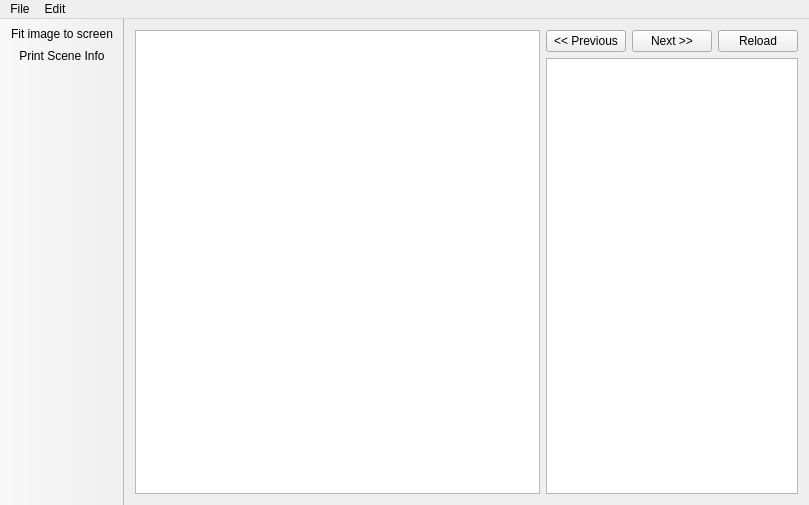
<?xml version="1.0" encoding="UTF-8"?>
<ui version="4.0">
 <class>MainWindow</class>
 <widget class="QMainWindow" name="MainWindow">
  <property name="geometry">
   <rect>
    <x>0</x>
    <y>0</y>
    <width>809</width>
    <height>505</height>
   </rect>
  </property>
  <property name="windowTitle">
   <string>Privacy Editor</string>
  </property>
  <widget class="QWidget" name="centralWidget">
   <layout class="QHBoxLayout" name="horizontalLayout_2" stretch="4,1">
    <item>
     <widget class="QGraphicsView" name="graphicsView">
      <property name="mouseTracking">
       <bool>false</bool>
      </property>
      <property name="acceptDrops">
       <bool>false</bool>
      </property>
      <property name="alignment">
       <set>Qt::AlignLeading|Qt::AlignLeft|Qt::AlignTop</set>
      </property>
      <property name="viewportUpdateMode">
       <enum>QGraphicsView::MinimalViewportUpdate</enum>
      </property>
      <property name="rubberBandSelectionMode">
       <enum>Qt::IntersectsItemBoundingRect</enum>
      </property>
     </widget>
    </item>
    <item>
     <layout class="QVBoxLayout" name="verticalLayout">
      <item>
       <layout class="QHBoxLayout" name="horizontalLayout">
        <item>
         <widget class="QPushButton" name="btnPrev">
          <property name="text">
           <string>&lt;&lt; Previous</string>
          </property>
         </widget>
        </item>
        <item>
         <widget class="QPushButton" name="btnNext">
          <property name="text">
           <string>Next &gt;&gt;</string>
          </property>
         </widget>
        </item>
        <item>
         <widget class="QPushButton" name="btnReload">
          <property name="text">
           <string>Reload</string>
          </property>
         </widget>
        </item>
       </layout>
      </item>
      <item>
       <widget class="QListView" name="listView">
        <property name="viewMode">
         <enum>QListView::ListMode</enum>
        </property>
        <property name="uniformItemSizes">
         <bool>true</bool>
        </property>
        <property name="selectionRectVisible">
         <bool>false</bool>
        </property>
       </widget>
      </item>
     </layout>
    </item>
   </layout>
  </widget>
  <widget class="QMenuBar" name="menuBar">
   <property name="geometry">
    <rect>
     <x>0</x>
     <y>0</y>
     <width>809</width>
     <height>26</height>
    </rect>
   </property>
   <widget class="QMenu" name="menuOpen_image">
    <property name="title">
     <string>File</string>
    </property>
    <addaction name="actionOpen_folder"/>
    <addaction name="separator"/>
    <addaction name="actionQuit"/>
   </widget>
   <widget class="QMenu" name="menuEdit">
    <property name="title">
     <string>Edit</string>
    </property>
    <addaction name="actionFit_image_to_screen"/>
   </widget>
   <addaction name="menuOpen_image"/>
   <addaction name="menuEdit"/>
  </widget>
  <widget class="QToolBar" name="mainToolBar">
   <property name="movable">
    <bool>false</bool>
   </property>
   <attribute name="toolBarArea">
    <enum>LeftToolBarArea</enum>
   </attribute>
   <attribute name="toolBarBreak">
    <bool>false</bool>
   </attribute>
   <addaction name="actionFit_image_to_screen"/>
   <addaction name="actionPrint_Scene_Info"/>
  </widget>
  <action name="actionOpen_folder">
   <property name="icon">
    <iconset resource="resources.qrc">
     <normaloff>:/icons/icons/document-open.svg</normaloff>:/icons/icons/document-open.svg</iconset>
   </property>
   <property name="text">
    <string>Open folder...</string>
   </property>
   <property name="shortcut">
    <string>Ctrl+O</string>
   </property>
  </action>
  <action name="actionQuit">
   <property name="icon">
    <iconset resource="resources.qrc">
     <normaloff>:/icons/icons/system-log-out.svg</normaloff>:/icons/icons/system-log-out.svg</iconset>
   </property>
   <property name="text">
    <string>Quit</string>
   </property>
   <property name="shortcut">
    <string>Ctrl+Q</string>
   </property>
  </action>
  <action name="actionFit_image_to_screen">
   <property name="icon">
    <iconset resource="resources.qrc">
     <normaloff>:/icons/icons/view-fullscreen.svg</normaloff>:/icons/icons/view-fullscreen.svg</iconset>
   </property>
   <property name="text">
    <string>Fit image to screen</string>
   </property>
  </action>
  <action name="actionPrint_Scene_Info">
   <property name="icon">
    <iconset resource="resources.qrc">
     <normaloff>:/icons/icons/emblem-important.svg</normaloff>:/icons/icons/emblem-important.svg</iconset>
   </property>
   <property name="text">
    <string>Print Scene Info</string>
   </property>
  </action>
 </widget>
 <layoutdefault spacing="6" margin="11"/>
 <resources>
  <include location="resources.qrc"/>
 </resources>
 <connections/>
</ui>
